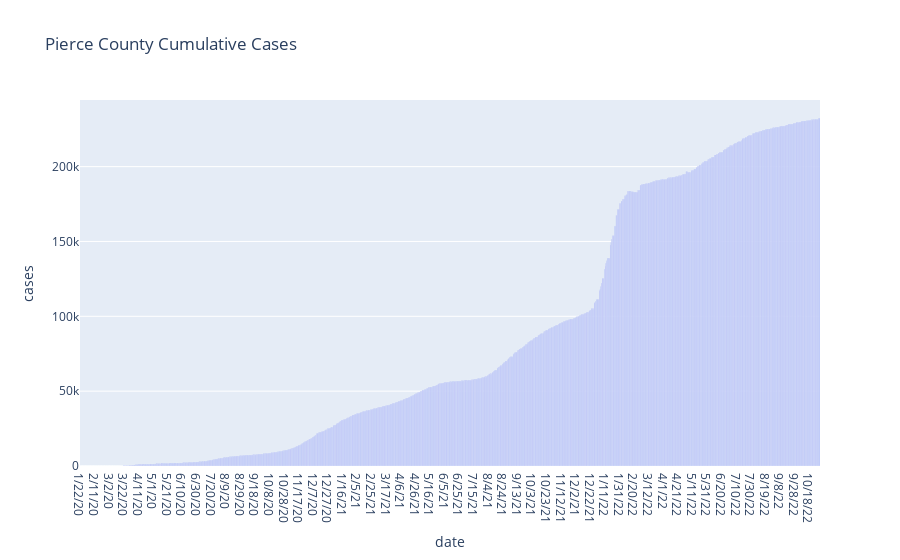
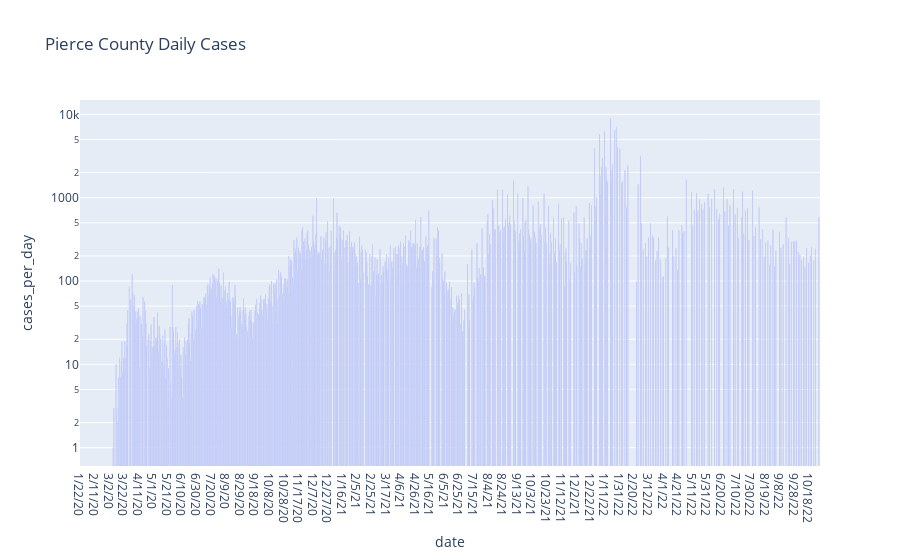
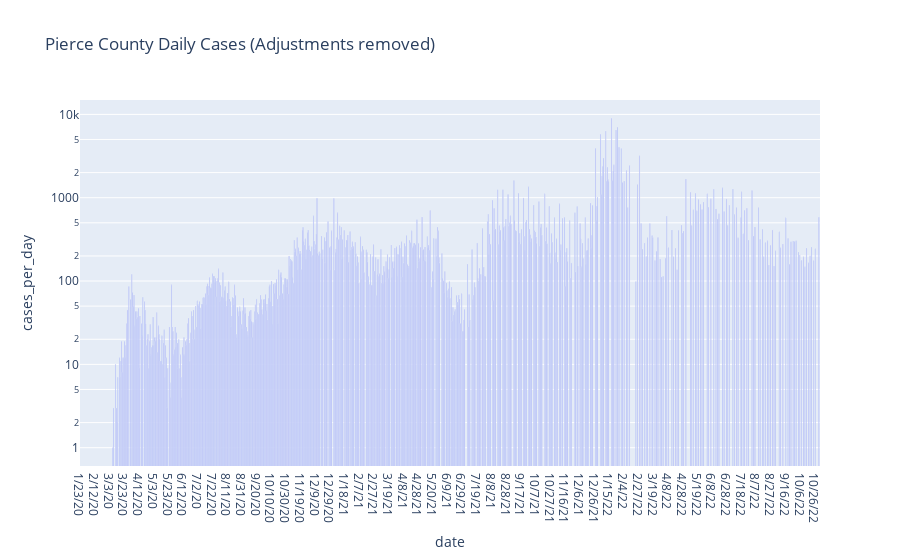

Here is the notebook cell these charts were saved with, in order:
### Markdown cell above
Here, we perform a rough EDA. 

Observice that the steady increase of cumulative cases, though growth rate varies. 

We also notice 1712 revoked cases, resulting in days with negative case counts. These are zeroed. 

FInally, we observe that, for the data available, once the mask mandate was put into effect, it stayed.

### Code cell
px.bar(p_cases, x="date", y="cases", title="Pierce County Cumulative Cases").show()

p_cases['cases_per_day'] = p_cases['cases'].diff()
p_cases['cases_accumulative'] = p_cases['cases']
px.bar(p_cases, x="date", y="cases_per_day", title="Pierce County Daily Cases", log_y=True).show()

# How many negative cases are there?
case_adjustments = p_cases.query("cases_per_day < 0")
print("Number of cases over counted: ", -case_adjustments['cases_per_day'].sum())

p_cases_no_adjustments = p_cases.query("cases_per_day >= 0")
px.bar(p_cases_no_adjustments, x="date", y="cases_per_day", title="Pierce County Daily Cases (Adjustments removed)", log_y=True).show()

### Figure 1 — Plotly figure (JSON) as saved in the notebook; plotly's stock layout.template omitted (floating-point values rounded to 4 significant figures; data arrays with more than 128 entries replaced by an {"elided": "..."} marker saying what was removed)
{"data": [{"alignmentgroup": "True", "hovertemplate": "date=%{x}<br>cases=%{y}<extra></extra>", "legendgroup": "", "marker": {"color": "#636efa", "pattern": {"shape": ""}}, "name": "", "offsetgroup": "", "orientation": "v", "showlegend": false, "textposition": "auto", "type": "bar", "x": {"elided": "1015 str values"}, "xaxis": "x", "y": {"elided": "1015 int values"}, "yaxis": "y"}], "layout": {"barmode": "relative", "legend": {"tracegroupgap": 0}, "title": {"text": "Pierce County Cumulative Cases"}, "xaxis": {"anchor": "y", "domain": [0, 1], "title": {"text": "date"}}, "yaxis": {"anchor": "x", "domain": [0, 1], "title": {"text": "cases"}}}}

### Figure 2 — Plotly figure (JSON) as saved in the notebook; plotly's stock layout.template omitted (floating-point values rounded to 4 significant figures; data arrays with more than 128 entries replaced by an {"elided": "..."} marker saying what was removed)
{"data": [{"alignmentgroup": "True", "hovertemplate": "date=%{x}<br>cases_per_day=%{y}<extra></extra>", "legendgroup": "", "marker": {"color": "#636efa", "pattern": {"shape": ""}}, "name": "", "offsetgroup": "", "orientation": "v", "showlegend": false, "textposition": "auto", "type": "bar", "x": {"elided": "1015 str values"}, "xaxis": "x", "y": {"elided": "1015 int values"}, "yaxis": "y"}], "layout": {"barmode": "relative", "legend": {"tracegroupgap": 0}, "title": {"text": "Pierce County Daily Cases"}, "xaxis": {"anchor": "y", "domain": [0, 1], "title": {"text": "date"}}, "yaxis": {"anchor": "x", "domain": [0, 1], "title": {"text": "cases_per_day"}, "type": "log"}}}

### Figure 3 — Plotly figure (JSON) as saved in the notebook; plotly's stock layout.template omitted (floating-point values rounded to 4 significant figures; data arrays with more than 128 entries replaced by an {"elided": "..."} marker saying what was removed)
{"data": [{"alignmentgroup": "True", "hovertemplate": "date=%{x}<br>cases_per_day=%{y}<extra></extra>", "legendgroup": "", "marker": {"color": "#636efa", "pattern": {"shape": ""}}, "name": "", "offsetgroup": "", "orientation": "v", "showlegend": false, "textposition": "auto", "type": "bar", "x": {"elided": "1007 str values"}, "xaxis": "x", "y": {"elided": "1007 int values"}, "yaxis": "y"}], "layout": {"barmode": "relative", "legend": {"tracegroupgap": 0}, "title": {"text": "Pierce County Daily Cases (Adjustments removed)"}, "xaxis": {"anchor": "y", "domain": [0, 1], "title": {"text": "date"}}, "yaxis": {"anchor": "x", "domain": [0, 1], "title": {"text": "cases_per_day"}, "type": "log"}}}
